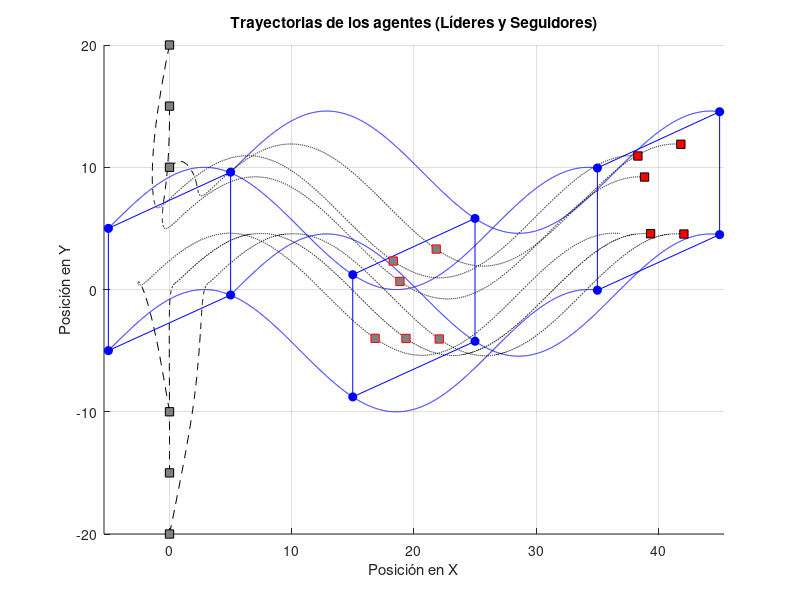

Source code (MATLAB):
clc
clearvars
close all

% Especificar la topología
% Definir la matriz de adyacencia A
agentes = 10;                  % número de agentes
lideres = 4;                   % número de líderes
seguidores = agentes - lideres; % número de seguidores
A = zeros(agentes, agentes);   % Inicializo la matriz de adyacencia

% Conexiones de los líderes a los seguidores
A(5, 1) = 1;  % l1 → f1
A(7, 2) = 1;  % l2 → f3
A(8, 3) = 1;  % l3 → f4
A(10, 4) = 1; % l4 → f6

% Conexiones entre los seguidores
A(6, 7) = 1;  % f3 → f2
A(7, 6) = 1;  % f2 → f3
A(6, 5) = 1;  % f1 → f2
A(5, 9) = 1;  % f5 → f1
A(9, 8) = 1;  % f4 → f5
A(9, 10) = 1; % f6 → f5
A(8, 9) = 1;  % f5 → f4
A(10, 8) = 1; % f4 → f6
A(9,5)=1;%agregue esta para mejor consenso f1 → f5

% Datos para simulación
Dt = 0.01;
tiempo = 40; % segundos
iteraciones = tiempo / Dt;

% Inicializar posiciones de los líderes y seguidores
ConvexHull = [-5;-5;  % L1
              5;-0.45;   % L2
              5;9.6;    % L3
              -5;5];  % L4

Followers = [0;-10;    % F1 
             0;-15;    % F2
             0;-20;    % F3
             0;10;     % F4
             0;15;     % F5
             0;20;];   % F6

xInit = [ConvexHull; Followers];

% Inicializar las posiciones
x = zeros(20, iteraciones);
x(:, 1) = xInit;

% Inicializar la matriz de control u
u = zeros(20, iteraciones); 

% Parámetros de control
alpha = 5;  % Escalar positivo para el control
beta = 1; % Escalar positivo para el término de signo

% Simulación
for k = 1:iteraciones
    % Definir la ley de control para los líderes (velocidad constante)
    for i = 1:lideres
        idx_i = 2*i-1:2*i; % Índice del líder i en las coordenadas x,y
        u(idx_i, k) = [1; cos(.2*Dt*k)];
        % u(idx_i, k) = [cos(Dt*k); sin(Dt*k)]; % Velocidad definida para líderes
    end
    
    % Definir la ley de control para los seguidores
    for i = 1:seguidores
        idx_i = 2*(i+lideres)-1:2*(i+lideres); % Índice del seguidor i en las coordenadas x,y
        u(idx_i, k) = 0; % Inicializar el control del seguidor i

        for j = 1:agentes
            if A(i+lideres, j) ~= 0  % Verificar si hay una conexión
                idx_j = 2*j-1:2*j;  % Índice del agente j en las coordenadas x,y
                control_term = A(i+lideres, j) * (x(idx_i, k) - x(idx_j, k));
                u(idx_i, k) = u(idx_i, k) - alpha * control_term - beta * sign(control_term);
            end
        end
    end
    
    % Aproximación de Euler de los estados
    x(:, k+1) = x(:, k) + Dt * (u(:, k));
end

%% Gráficas
% Crear la figura
figure;
hold on;

% Graficar las trayectorias de todos los agentes
for i = 1:agentes
    idx = 2*i-1:2*i;  % Índice del agente i en las coordenadas x,y
    if i<5
        plot(x(idx(1), :), x(idx(2), :), 'b-');  % Graficar las trayectorias
    else
        plot(x(idx(1), :), x(idx(2), :), 'k--');
    end
end

% Graficar los líderes como círculos azules y conectarlos para formar el convex hull
for i = 1:lideres
    idx = 2*i-1:2*i;
    plot(x(idx(1), 1), x(idx(2), 1), 'bo', 'MarkerFaceColor', 'b');        %Inicio
    plot(x(idx(1), 2000), x(idx(2), 2000), 'bo', 'MarkerFaceColor', 'b');  %20 segundos
    plot(x(idx(1), 4001), x(idx(2), 4001), 'bo', 'MarkerFaceColor', 'b');  %final
end

% Conectar los líderes con líneas para formar el convex hull inicial
plot([x(1,1) x(3,1)], [x(2,1) x(4,1)], 'b-');
plot([x(3,1) x(5,1)], [x(4,1) x(6,1)], 'b-');
plot([x(5,1) x(7,1)], [x(6,1) x(8,1)], 'b-');
plot([x(7,1) x(1,1)], [x(8,1) x(2,1)], 'b-');
% Conectar los líderes con líneas para formar el convex hull a los 20
% segundos
plot([x(1,4001) x(3,4001)], [x(2,4001) x(4,4001)], 'b-');
plot([x(3,4001) x(5,4001)], [x(4,4001) x(6,4001)], 'b-');
plot([x(5,4001) x(7,4001)], [x(6,4001) x(8,4001)], 'b-');
plot([x(7,4001) x(1,4001)], [x(8,4001) x(2,4001)], 'b-');

% Conectar los líderes con líneas para formar el convex hull a los 40
% segundos
plot([x(1,2000) x(3,2000)], [x(2,2000) x(4,2000)], 'b-');
plot([x(3,2000) x(5,2000)], [x(4,2000) x(6,2000)], 'b-');
plot([x(5,2000) x(7,2000)], [x(6,2000) x(8,2000)], 'b-');
plot([x(7,2000) x(1,2000)], [x(8,2000) x(2,2000)], 'b-');

% Graficar las posiciones iniciales de los seguidores como cuadrados de color gris
for i = 1:seguidores
    idx = 2*(i+lideres)-1:2*(i+lideres);
    plot(x(idx(1), 1), x(idx(2), 1), 's', 'MarkerFaceColor', [0.5 0.5 0.5], 'MarkerEdgeColor', 'k'); %Inicio
    plot(x(idx(1), 2000), x(idx(2), 2000), 's', 'MarkerFaceColor', [0.5 0.5 0.5], 'MarkerEdgeColor', 'r');     %20 segundos
end

% Graficar las posiciones finales de todos los agentes como cuadrados rojos
for i = 1:agentes
    idx = 2*i-1:2*i;
    if i>5
        plot(x(idx(1), end), x(idx(2), end), 's', 'MarkerFaceColor', 'r', 'MarkerEdgeColor', 'k');
    end
end

% Etiquetas y ajustes
xlabel('Posición en X');
ylabel('Posición en Y');
title('Trayectorias de los agentes (Líderes y Seguidores)');
axis equal
grid on;
hold off;
